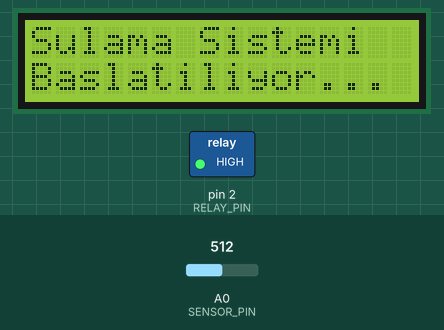
Simulated run of this sketch. Board: Arduino Uno, built with avr-gcc and run on an emulated ATmega328P. Parts: 16×2 character LCD, switched loads named in the sketch (green lamp = pin HIGH). Inputs (shaded band) come from the test bench; at power-on: A0 (SENSOR_PIN) = 512. What the sketch prints to the serial monitor is not drawn.

Above: at 1.1 s.
At 4.2 s:
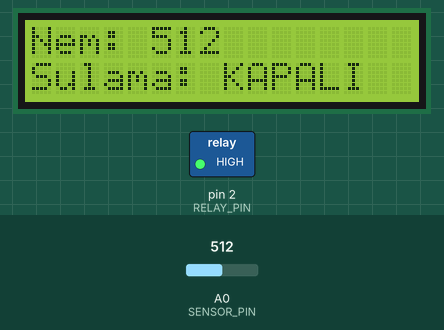
4.3 s: A0 (SENSOR_PIN) set to 786
At 5.8 s:
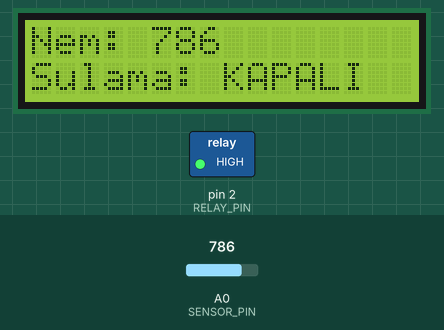
6.5 s: A0 (SENSOR_PIN) set to 812
At 7.8 s:
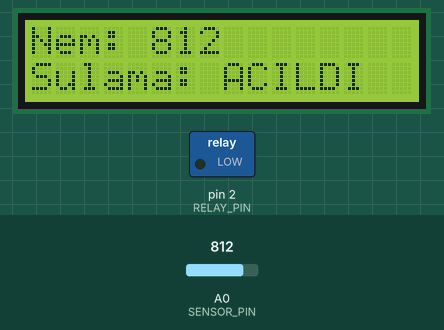
8.6 s: A0 (SENSOR_PIN) set to 790
At 9.8 s:
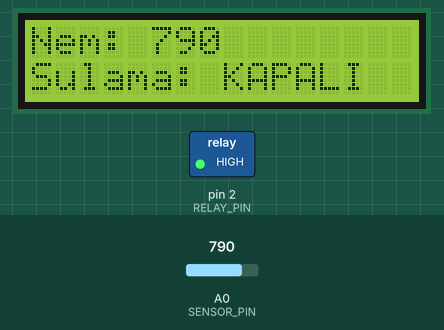
Timing chart, 0 to 11.6 s (numbered marks = the images above; inputs shaded):
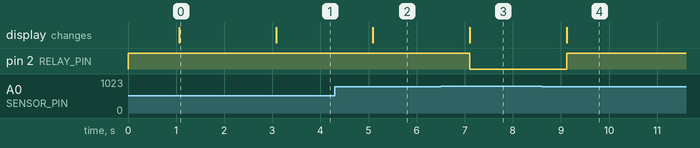

Measured:
- the behaviour switches between 800 and 801 on A0 (SENSOR_PIN) (found by bisection; images 2 and 3)
- after the input at 4.3 s, the display: changes after 0.79 s (image 2)
- after the input at 6.5 s, pin 2 (RELAY_PIN): HIGH → LOW after 0.60 s; the display: changes after 0.61 s (image 3)
- after the input at 8.6 s, pin 2 (RELAY_PIN): LOW → HIGH after 0.52 s; the display: changes after 0.52 s (image 4)
- what the display in image 0 shows lasts 2.0 s, from 1.1 s to 3.1 s

The sketch:

sulama_sistemi_duzeltilmis.ino
```cpp
#include <LiquidCrystal.h>

#define RELAY_PIN 2
#define SENSOR_PIN A0
#define NEM_ESIK 800      // Toprak kuru eşik değeri (0-1023 arası)

// LCD pinleri: RS, E, D4, D5, D6, D7
LiquidCrystal lcd(7, 8, 9, 10, 11, 12);

void setup() {
  pinMode(RELAY_PIN, OUTPUT);
  digitalWrite(RELAY_PIN, HIGH); // Röle başlangıçta kapalı
  Serial.begin(9600);

  // LCD başlat - daha uzun bekleme süresi
  lcd.begin(16, 2);
  delay(1000); // LCD'nin tam olarak başlatılması için daha uzun bekleme

  // Başlangıç mesajı
  lcd.clear();
  lcd.setCursor(0, 0);
  lcd.print("Sulama Sistemi");
  lcd.setCursor(0, 1);
  lcd.print("Baslatiliyor...");
  delay(2000);

  // Ekranı temizle
  lcd.clear();
}

void loop() {
  int nemDegeri = analogRead(SENSOR_PIN);
  Serial.print("Nem Degeri: ");
  Serial.println(nemDegeri);

  // Her seferinde ekranı tamamen temizle
  lcd.clear();

  // 1. satır: nem değeri
  lcd.setCursor(0, 0);
  lcd.print("Nem: ");
  lcd.print(nemDegeri);
  lcd.print("     "); // Kalan karakterleri temizle

  // 2. satır: sulama durumu
  lcd.setCursor(0, 1);
  if (nemDegeri > NEM_ESIK) {
      digitalWrite(RELAY_PIN, LOW);
      Serial.println("Toprak kuru → Sulama basladi");
      lcd.print("Sulama: ACILDI");
  } else {
      digitalWrite(RELAY_PIN, HIGH);
      Serial.println("Toprak nemli → Sulama kapali");
      lcd.print("Sulama: KAPALI");
  }

  delay(1000); // 1 saniye bekle
}
```
